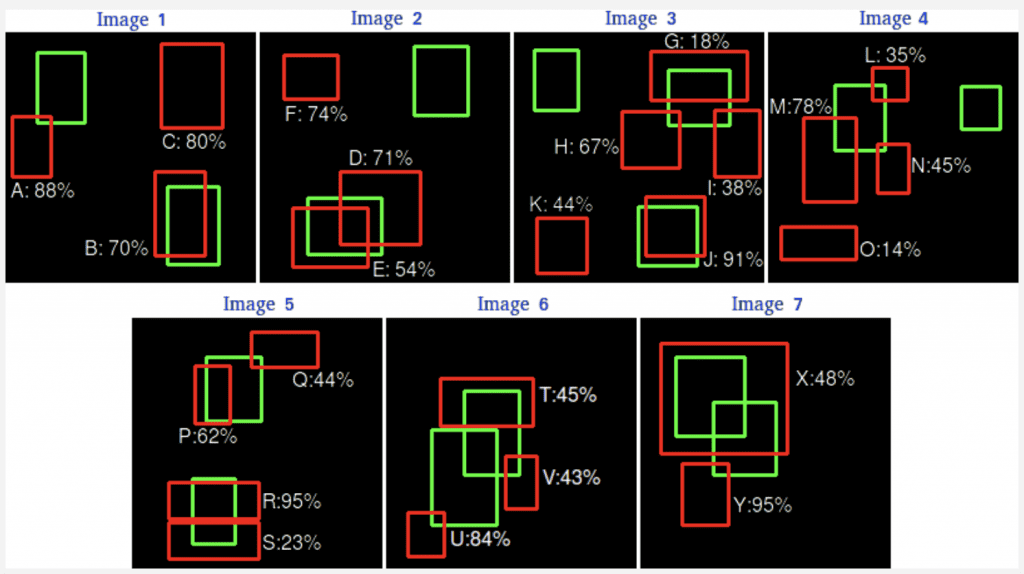
#> input picture week10/map_example/map_example_1.webp, 1024 x 574 px
$ python selective_search_example.py --img-path map_example/map_example_1.webp
#> lines starting #> are read from the running program, lines starting #| are printed output that depends on the picture; after the words box and inside, x2 and y2 are one past the last pixel; in counts of white or black regions, pixels touching at a corner belong together
import argparse
import cv2


def main(
    img_path: str,
    method: str = "f",
    img_size: int = 500,
    init_proposals_num: int = 100,
    proposals_increment: int = 50,
) -> None:
#> called with img_path = 'map_example/map_example_1.webp', method = 'f', img_size = 500, init_proposals_num = 100, proposals_increment = 50
    cv2.setUseOptimized(True)
    cv2.setNumThreads(4)

    im = cv2.imread(img_path)
#> im is the input picture: shape (574, 1024, 3); mean B, G, R 68.4, 72.5, 76.1
    height_new = img_size
    width_new = int(im.shape[1] * img_size / im.shape[0])
#> width_new = 891
    im = cv2.resize(im, (width_new, height_new))
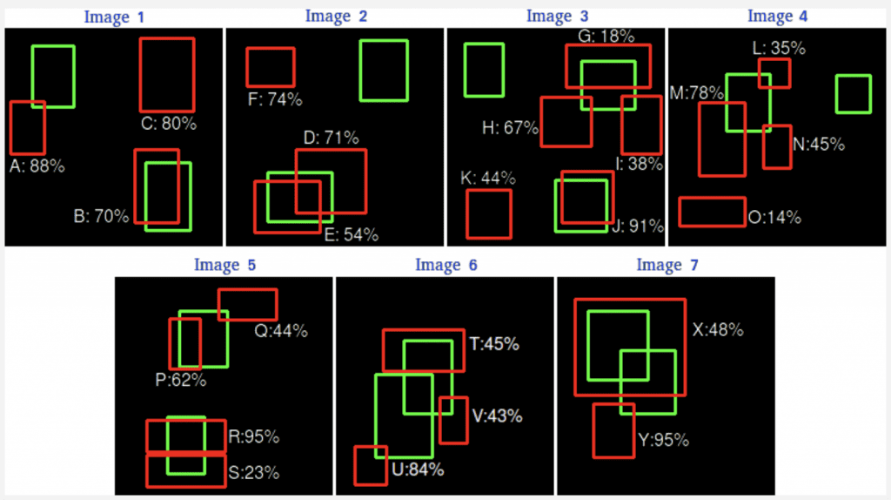
#> im: shape (500, 891, 3); mean B, G, R 68.4, 72.5, 76

    ss = cv2.ximgproc.segmentation.createSelectiveSearchSegmentation()
    ss.setBaseImage(im)

    if method == "f":
        ss.switchToSelectiveSearchFast()
    else:
        ss.switchToSelectiveSearchQuality()

    rects = ss.process()
    print(f"Количество регионов: {len(rects)}")

    while True:
        img_out = im.copy()

        for i, rect in enumerate(rects):
            if i > init_proposals_num:
                break

            x, y, w, h = rect
            cv2.rectangle(
                img=img_out,
                pt1=(x, y),
                pt2=(x + w, y + h),
                color=(0, 255, 0),
                thickness=1,
                lineType=cv2.LINE_AA,
            )
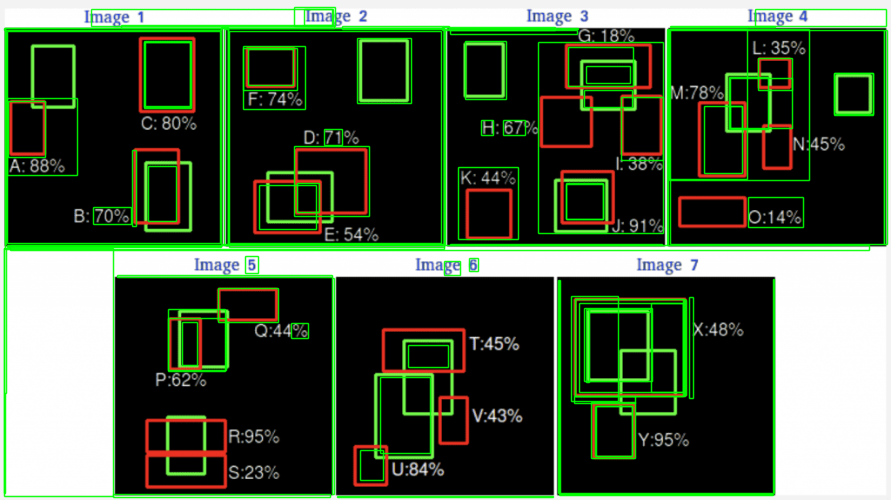
#> img_out: shape (500, 891, 3); 13.47% of pixels changed, all inside (x1, y1, x2, y2) = (3, 6, 889, 499)

        cv2.imshow("Output", img_out)
        k = cv2.waitKey(0) & 0xFF
#> (key Esc is pressed here)

        if k == 109:
            # press "m"
            init_proposals_num += proposals_increment
        elif k == 108 and init_proposals_num > proposals_increment:
            # press "l"
            init_proposals_num -= proposals_increment
        elif k == 113:
            # press "q"
            break

    cv2.destroyAllWindows()


if __name__ == "__main__":
    parser = argparse.ArgumentParser()
    parser.add_argument("--img-path", type=str, default="test.png")
    parser.add_argument("--method", type=str, default="f")
    args = parser.parse_args()

    main(img_path=args.img_path, method=args.method)

$ run again, on week10/map_example/map_example_3.webp
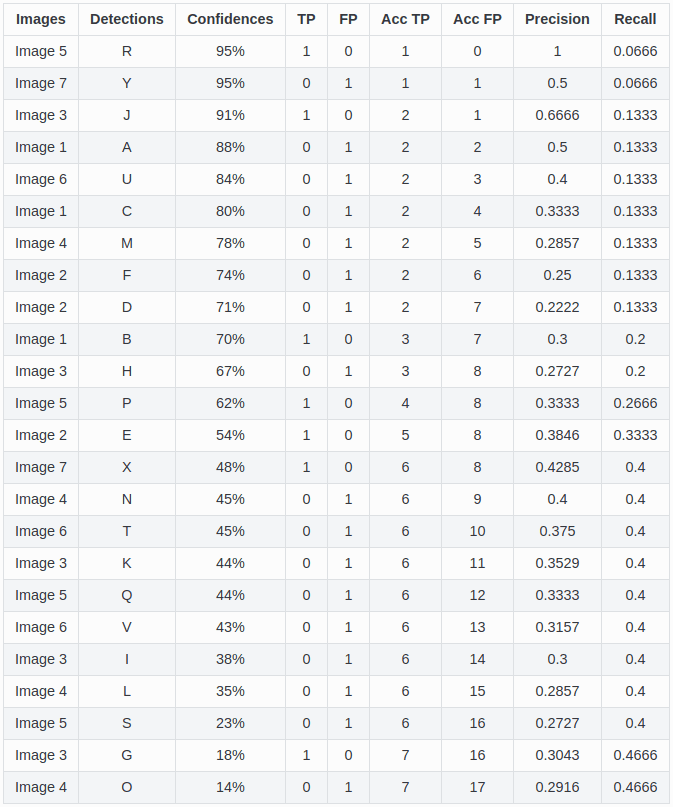
#> input picture week10/map_example/map_example_3.webp, 673 x 807 px
#> in main, im is the input picture: shape (807, 673, 3); mean B, G, R 242.9, 241.8, 240.6
#> in main, `im = cv2.resize(im, (width_new, height_new))`:
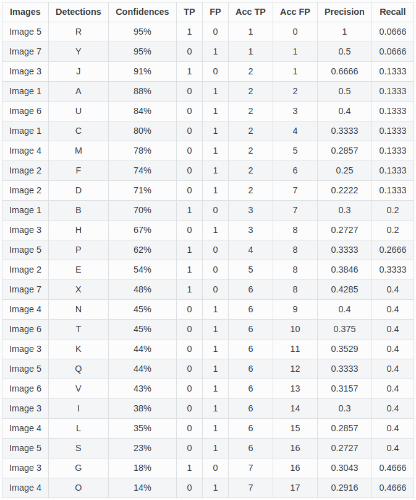
#> im: shape (500, 416, 3); mean B, G, R 242.9, 241.7, 240.6
#> after the loop in main, `for i, rect in enumerate(rects):`:
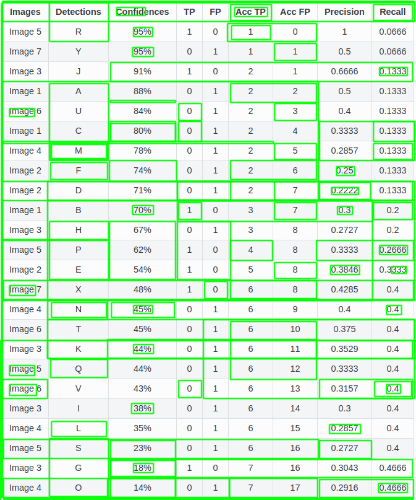
#> img_out: shape (500, 416, 3); mean B, G, R 211.7, 243, 209.8

$ run again, on week10/map_example/map_example_4.webp
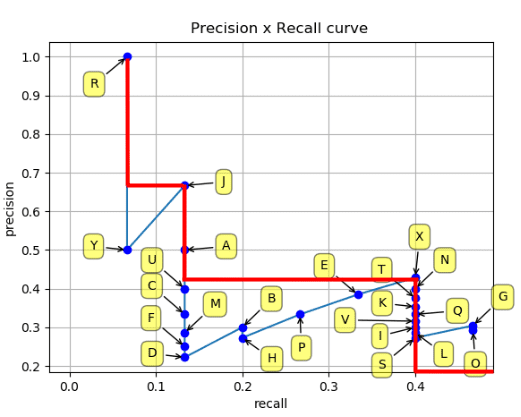
#> input picture week10/map_example/map_example_4.webp, 521 x 417 px
#> in main, im is the input picture: shape (417, 521, 3); mean B, G, R 237, 241.7, 244.6
#> in main, `im = cv2.resize(im, (width_new, height_new))`:
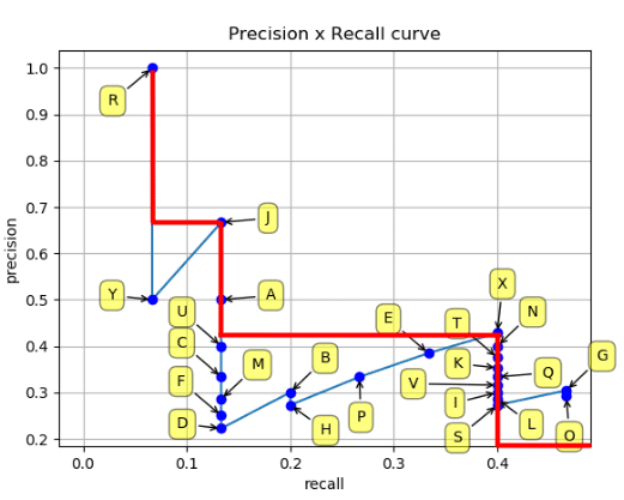
#> im: shape (500, 624, 3); mean B, G, R 237, 241.7, 244.6
#> after the loop in main, `for i, rect in enumerate(rects):`:
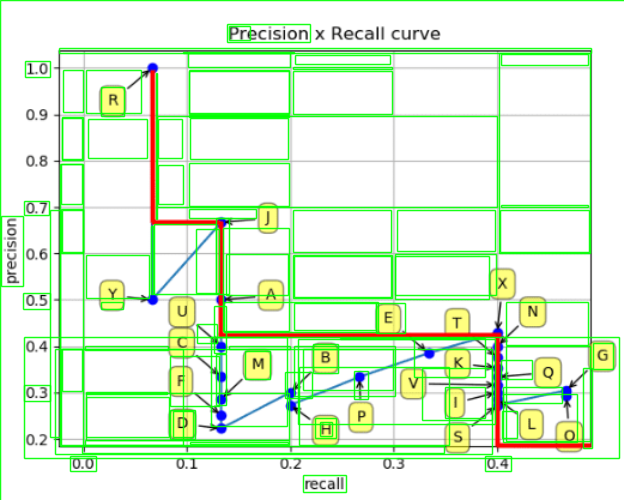
#> img_out: shape (500, 624, 3); 18.9% of pixels changed, all inside (x1, y1, x2, y2) = (0, 0, 624, 500)

$ run again, on week10/map_example/map_example_5.webp
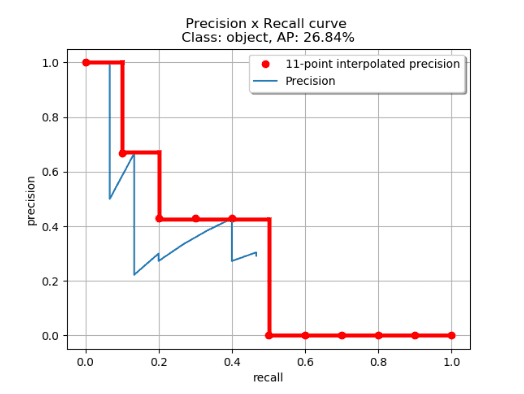
#> input picture week10/map_example/map_example_5.webp, 524 x 394 px
#> in main, im is the input picture: shape (394, 524, 3); mean B, G, R 245.3, 245.1, 248.2
#> in main, `im = cv2.resize(im, (width_new, height_new))`:
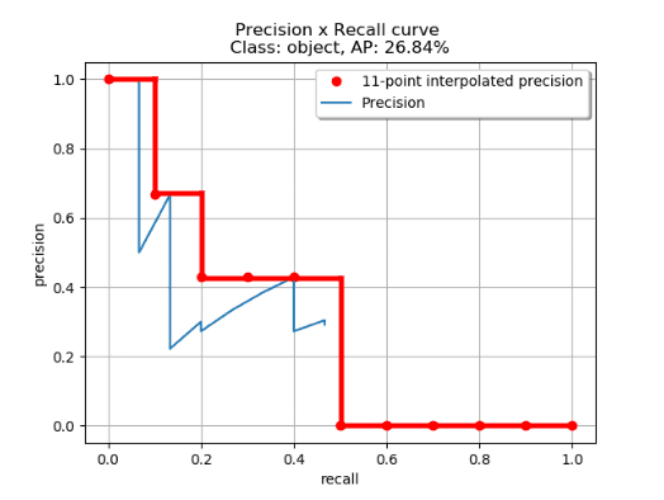
#> im: shape (500, 664, 3); mean B, G, R 245.3, 245, 248.2
#> after the loop in main, `for i, rect in enumerate(rects):`:
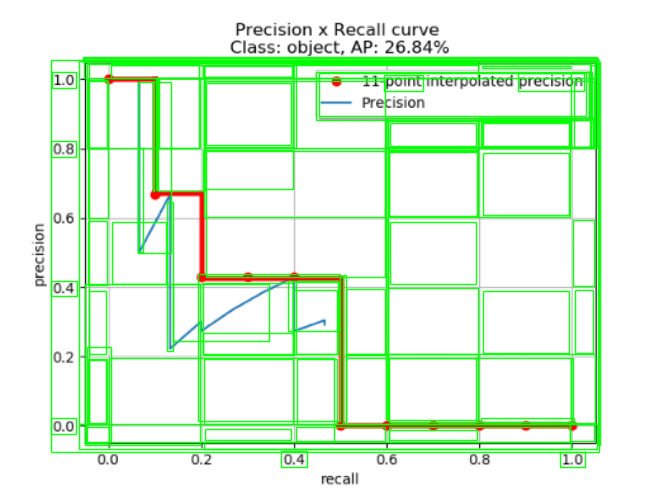
#> img_out: shape (500, 664, 3); 17.97% of pixels changed, all inside (x1, y1, x2, y2) = (50, 56, 602, 469)
